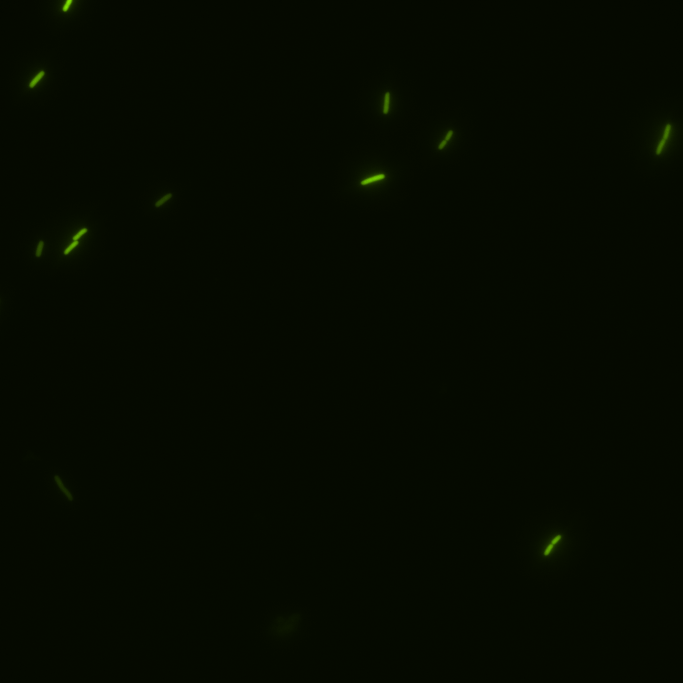
#> input picture Learning/FM15-M13GFP-2.png, 2048 x 2048 px (shown at 1/3 size)
$ python LoG.py   (older library calls are emulated)
#> lines starting #> are read from the running program, lines starting #| are printed output that depends on the picture
import cv2 as cv
import numpy as np
from matplotlib import pyplot as plt

image = cv.imread('FM15-M13GFP-2.png', 0)
#> image: shape (2048, 2048); min 1, max 185, mean 7

image_edge_detect = cv.GaussianBlur(image,(5,5), 0.8)
laplacian = cv.Laplacian(image_edge_detect , cv.CV_64F,  ksize=31)# ksize should be an odd
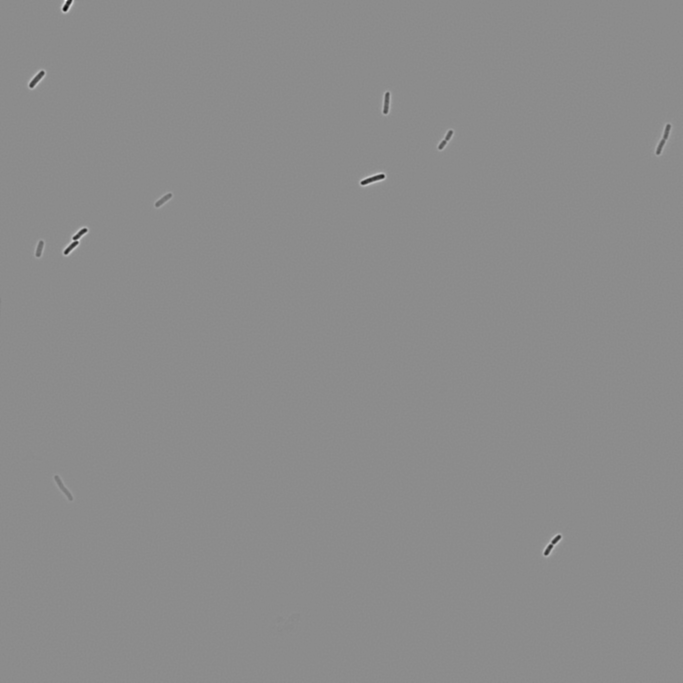
#> laplacian: shape (2048, 2048) float64 (shown at 1/3 size); min -1.1e+18, max 8.98e+17, mean -8.54e+11; drawn with min black and max white
La = np.array(laplacian)
normalize = cv.normalize(laplacian,laplacian,0,255,cv.NORM_MINMAX)
no = np.array(normalize)
mor = cv.morphologyEx(normalize, cv.MORPH_GRADIENT, np.ones((5,5),np.uint8), iterations= 2)
# [11 lines of commented-out code are left out]


plt.figure(figsize=(16,16))
plt.subplot(221)
plt.imshow(image, cmap = 'jet')
plt.subplot(222)
plt.imshow(laplacian, cmap='gray')
plt.subplot(223)
plt.imshow(normalize, cmap='gray')
plt.subplot(224)
plt.imshow(mor, cmap='gray')
plt.show()
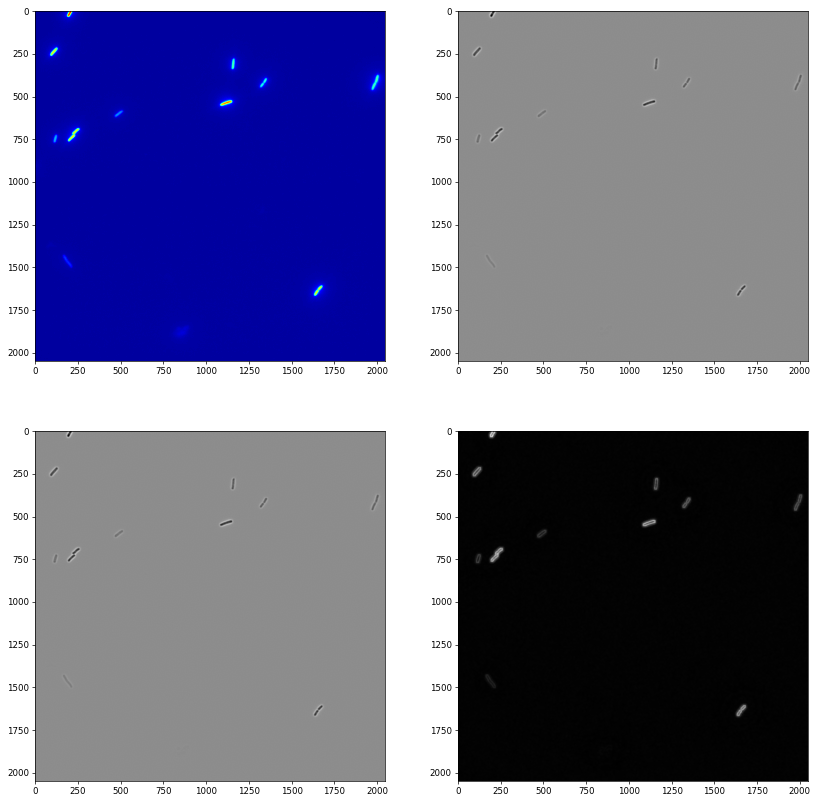
#> figure drawn by matplotlib, 4 panels

$ run again, with Learning/FM15-M13GFP.png copied over Learning/FM15-M13GFP-2.png
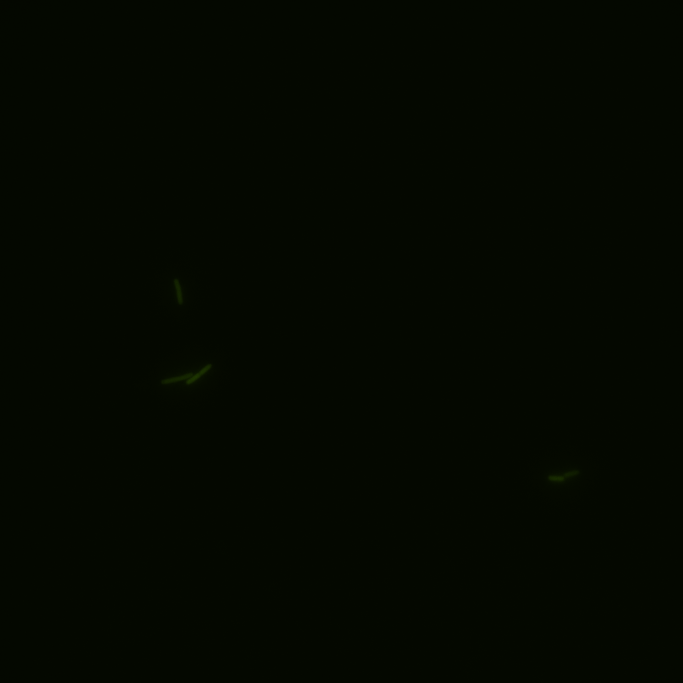
#> input picture Learning/FM15-M13GFP.png, 2048 x 2048 px (shown at 1/3 size)
#> `laplacian = cv.Laplacian(image_edge_detect , cv.CV_64F,  ksize=31)# ks..`:
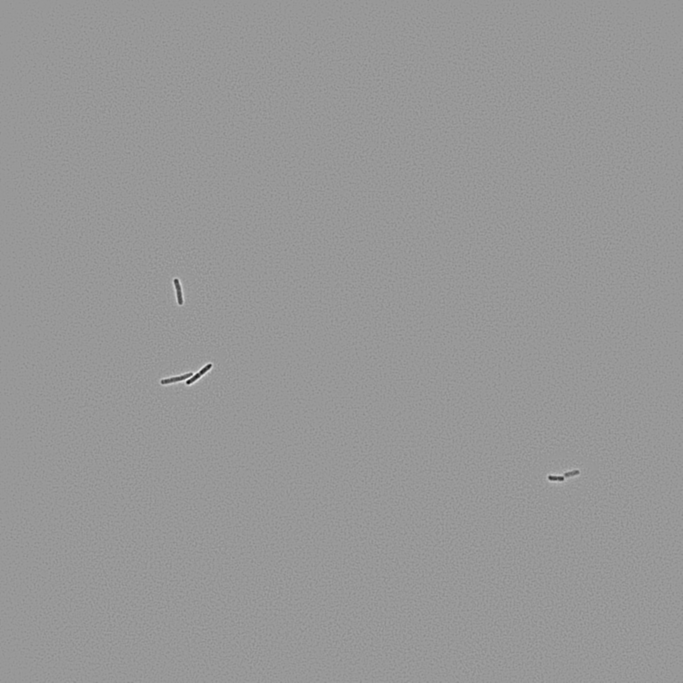
#> laplacian: shape (2048, 2048) float64 (shown at 1/3 size); min -2.24e+17, max 1.51e+17, mean -3.13e+11; drawn with min black and max white
#> `plt.show()`:
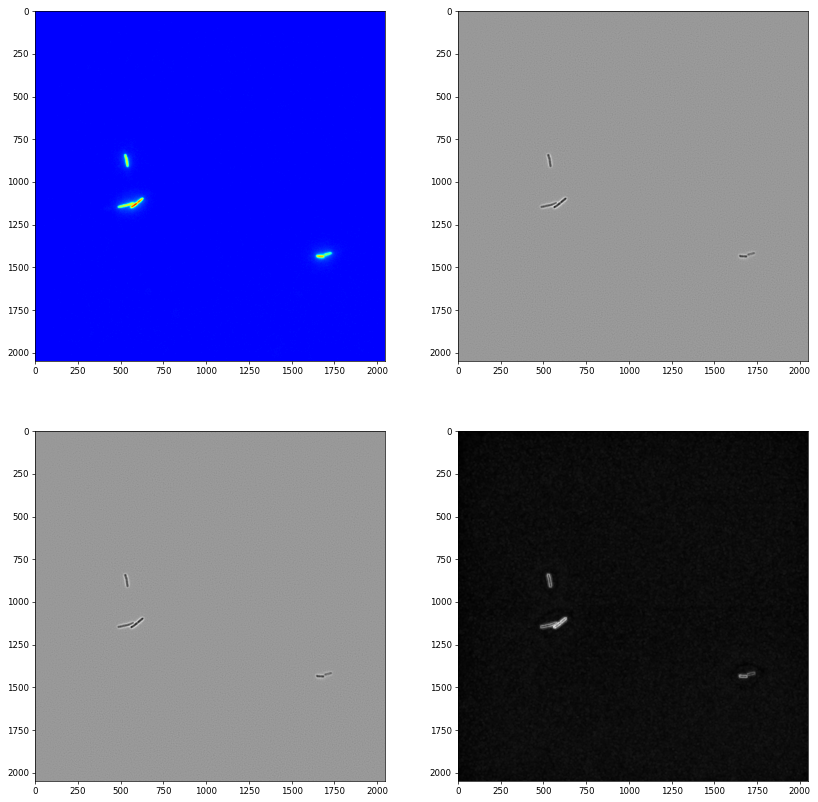
#> figure drawn by matplotlib, 4 panels
